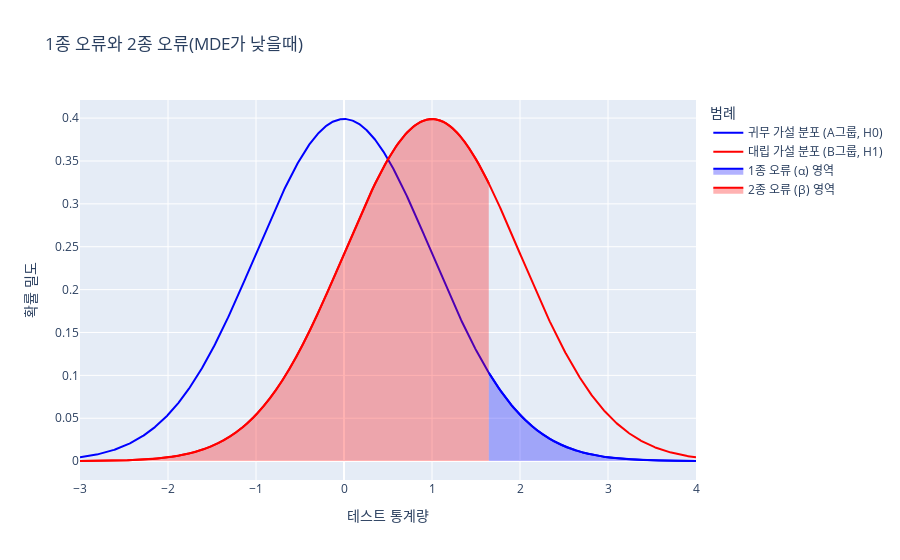

The code cell stored with this chart in its notebook:
### Markdown cell above
* <mark>여기서 잠깐, scipy 분포의 주요 메소드들을 살펴봅시다</mark>

   - ppf(percent point function): 분포의 누적 분포 함수(CDF)의 역함수입니다. 주어진 확률에 대한 통계량의 경계를 반환합니다.

   - pmf(probability mass function): 이산 확률 분포에서 특정 통계량의 확률을 반환합니다.
   - cdf(cumulative distribution function): 주어진 통계량까지의 확률을 누적하여 반환합니다.
   - sf(survival function): 주어진 통계량보다 큰 값의 누적 확률을 반환합니다.
   - isf(inverse survival function): 주어진 확률에 대한 통계량의 상한을 반환합니다.

### Code cell
import plotly.graph_objects as go
import numpy as np
from scipy.stats import norm

# 정규분포 설정
mu_null = 0  # 귀무가설 하의 평균
mu_alt = 1   # 대립가설 하의 평균
sigma = 1    # 표준 편차
x = np.linspace(-3, 4, 1000)

# 귀무 가설과 대립 가설 하의 정규분포 PDF 계산
pdf_null = norm.pdf(x, mu_null, sigma)
pdf_alt = norm.pdf(x, mu_alt, sigma)

# Plotly 시각화
fig = go.Figure()

# 귀무가설 분포
fig.add_trace(go.Scatter(x=x, y=pdf_null, mode='lines', name='귀무 가설 분포 (A그룹, H0)', line=dict(color='blue')))

# 대립가설 분포
fig.add_trace(go.Scatter(x=x, y=pdf_alt, mode='lines', name='대립 가설 분포 (B그룹, H1)', line=dict(color='red')))

# 임계값 및 오류 영역 설정
alpha = 0.05
z_alpha = norm.ppf(1 - alpha, mu_null, sigma)  # 유의 수준에 따른 임계값
x_alpha = np.linspace(z_alpha, 4, 1000)
x_beta = np.linspace(-3, z_alpha, 1000)

# 1종 오류 영역 표시
fig.add_trace(go.Scatter(x=x_alpha, y=norm.pdf(x_alpha, mu_null, sigma), fill='tozeroy', name='1종 오류 (α) 영역', line=dict(color='blue'), fillcolor='rgba(0, 0, 255, 0.3)'))

# 2종 오류 영역 표시
fig.add_trace(go.Scatter(x=x_beta, y=norm.pdf(x_beta, mu_alt, sigma), fill='tozeroy', name='2종 오류 (β) 영역', line=dict(color='red'), fillcolor='rgba(255, 0, 0, 0.3)'))

# 추가 시각화 설정
fig.update_layout(title='1종 오류와 2종 오류(MDE가 낮을때)',
                  xaxis_title='테스트 통계량',
                  yaxis_title='확률 밀도',
                  legend_title="범례")

fig.show()

### Figure 1 — Plotly figure (JSON) as saved in the notebook; plotly's stock layout.template omitted (floating-point values rounded to 4 significant figures; data arrays with more than 128 entries replaced by an {"elided": "..."} marker saying what was removed)
{"data": [{"line": {"color": "blue"}, "mode": "lines", "name": "귀무 가설 분포 (A그룹, H0)", "type": "scatter", "x": {"elided": "1000 float values"}, "y": {"elided": "1000 float values"}}, {"line": {"color": "red"}, "mode": "lines", "name": "대립 가설 분포 (B그룹, H1)", "type": "scatter", "x": {"elided": "1000 float values"}, "y": {"elided": "1000 float values"}}, {"fill": "tozeroy", "fillcolor": "rgba(0, 0, 255, 0.3)", "line": {"color": "blue"}, "name": "1종 오류 (α) 영역", "type": "scatter", "x": {"elided": "1000 float values"}, "y": {"elided": "1000 float values"}}, {"fill": "tozeroy", "fillcolor": "rgba(255, 0, 0, 0.3)", "line": {"color": "red"}, "name": "2종 오류 (β) 영역", "type": "scatter", "x": {"elided": "1000 float values"}, "y": {"elided": "1000 float values"}}], "layout": {"legend": {"title": {"text": "범례"}}, "title": {"text": "1종 오류와 2종 오류(MDE가 낮을때)"}, "xaxis": {"title": {"text": "테스트 통계량"}}, "yaxis": {"title": {"text": "확률 밀도"}}}}
